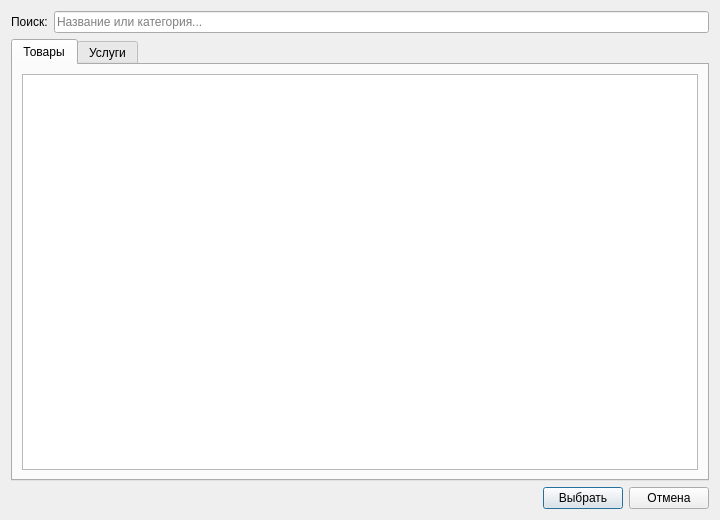
<?xml version="1.0" encoding="UTF-8"?>
<ui version="4.0">
 <class>GoodFind</class>
 <widget class="QDialog" name="GoodFind">
  <property name="geometry">
   <rect>
    <x>0</x>
    <y>0</y>
    <width>720</width>
    <height>520</height>
   </rect>
  </property>
  <property name="minimumSize">
   <size>
    <width>560</width>
    <height>400</height>
   </size>
  </property>
  <property name="windowTitle">
   <string>Поиск товаров и услуг</string>
  </property>
  <layout class="QVBoxLayout" name="mainLayout">
   <item>
    <layout class="QHBoxLayout" name="searchLayout">
     <item>
      <widget class="QLabel" name="searchLabel">
       <property name="text">
        <string>Поиск:</string>
       </property>
      </widget>
     </item>
     <item>
      <widget class="QLineEdit" name="searchEdit">
       <property name="placeholderText">
        <string>Название или категория...</string>
       </property>
      </widget>
     </item>
    </layout>
   </item>
   <item>
    <widget class="QTabWidget" name="tabWidget">
     <property name="currentIndex">
      <number>0</number>
     </property>
     <widget class="QWidget" name="tabGoods" native="true">
      <attribute name="title">
       <string>Товары</string>
      </attribute>
      <layout class="QVBoxLayout" name="tabGoodsLayout">
       <item>
        <widget class="QListWidget" name="listWidget">
         <property name="viewMode">
          <enum>QListView::IconMode</enum>
         </property>
         <property name="iconSize">
          <size>
           <width>72</width>
           <height>72</height>
          </size>
         </property>
         <property name="spacing">
          <number>14</number>
         </property>
         <property name="gridSize">
          <size>
           <width>140</width>
           <height>130</height>
          </size>
         </property>
         <property name="movement">
          <enum>QListView::Static</enum>
         </property>
         <property name="flow">
          <enum>QListView::LeftToRight</enum>
         </property>
         <property name="resizeMode">
          <enum>QListView::Adjust</enum>
         </property>
         <property name="uniformItemSizes">
          <bool>true</bool>
         </property>
         <property name="selectionMode">
          <enum>QAbstractItemView::SingleSelection</enum>
         </property>
         <property name="selectionBehavior">
          <enum>QAbstractItemView::SelectItems</enum>
         </property>
         <property name="styleSheet">
          <string notr="true">QListWidget::item {
    background: palette(base);
    border: 1px solid palette(mid);
    border-radius: 10px;
    padding: 8px;
    margin: 3px;
    min-width: 134px;
    min-height: 124px;
}
QListWidget::item:hover {
    background: palette(alternate-base);
    border-color: palette(highlight);
}
QListWidget::item:selected {
    background: palette(highlight);
    color: palette(highlighted-text);
    border-color: palette(highlight);
}</string>
         </property>
        </widget>
       </item>
      </layout>
     </widget>
     <widget class="QWidget" name="tabServices" native="true">
      <attribute name="title">
       <string>Услуги</string>
      </attribute>
      <layout class="QVBoxLayout" name="tabServicesLayout">
       <item>
        <widget class="QListWidget" name="listWidgetServices">
         <property name="viewMode">
          <enum>QListView::IconMode</enum>
         </property>
         <property name="iconSize">
          <size>
           <width>72</width>
           <height>72</height>
          </size>
         </property>
         <property name="spacing">
          <number>14</number>
         </property>
         <property name="gridSize">
          <size>
           <width>140</width>
           <height>130</height>
          </size>
         </property>
         <property name="movement">
          <enum>QListView::Static</enum>
         </property>
         <property name="flow">
          <enum>QListView::LeftToRight</enum>
         </property>
         <property name="uniformItemSizes">
          <bool>true</bool>
         </property>
         <property name="selectionMode">
          <enum>QAbstractItemView::SingleSelection</enum>
         </property>
         <property name="selectionBehavior">
          <enum>QAbstractItemView::SelectItems</enum>
         </property>
         <property name="styleSheet">
          <string notr="true">QListWidget::item {
    background: palette(base);
    border: 1px solid palette(mid);
    border-radius: 10px;
    padding: 8px;
    margin: 3px;
    min-width: 134px;
    min-height: 124px;
}
QListWidget::item:hover {
    background: palette(alternate-base);
    border-color: palette(highlight);
}
QListWidget::item:selected {
    background: palette(highlight);
    color: palette(highlighted-text);
    border-color: palette(highlight);
}</string>
         </property>
        </widget>
       </item>
      </layout>
     </widget>
    </widget>
   </item>
   <item>
    <layout class="QHBoxLayout" name="buttonsLayout">
     <item>
      <spacer name="horizontalSpacer">
       <property name="orientation">
        <enum>Qt::Horizontal</enum>
       </property>
       <property name="sizeHint" stdset="0">
        <size>
         <width>40</width>
         <height>20</height>
        </size>
       </property>
      </spacer>
     </item>
     <item>
      <widget class="QPushButton" name="selectButton">
       <property name="text">
        <string>Выбрать</string>
       </property>
      </widget>
     </item>
     <item>
      <widget class="QPushButton" name="cancelButton">
       <property name="text">
        <string>Отмена</string>
       </property>
      </widget>
     </item>
    </layout>
   </item>
  </layout>
 </widget>
 <resources/>
 <connections/>
</ui>
